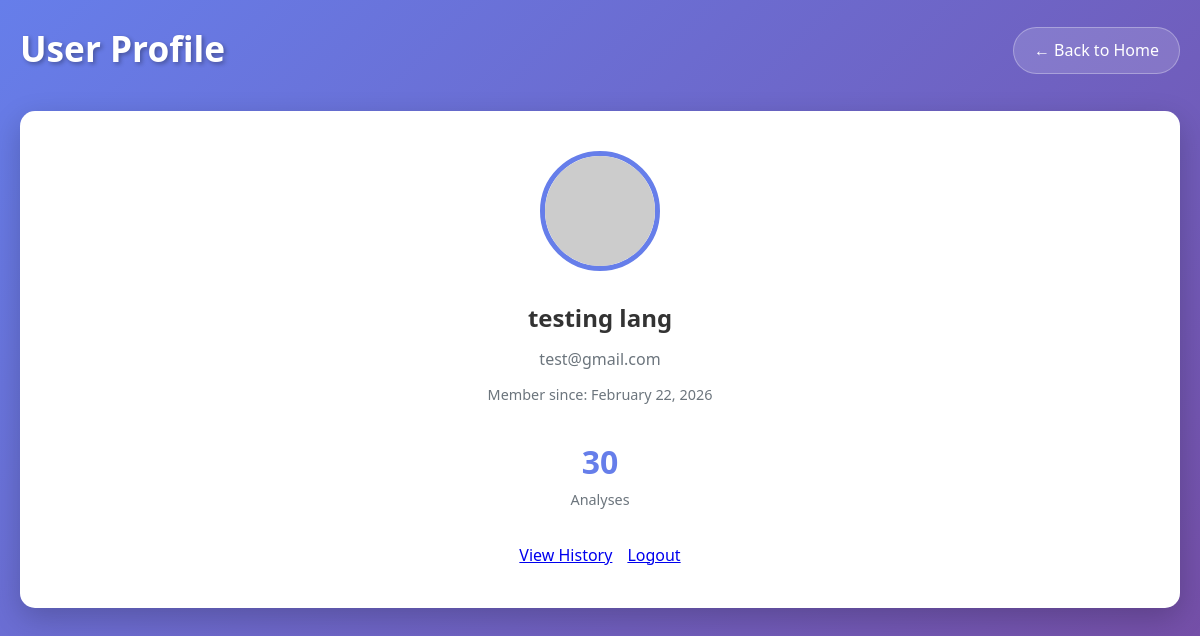
The page /profile (signed in) on the database its author committed.
### app.py (models this page shows, shortened)
class User(UserMixin, db.Model):
    id = db.Column(db.Integer, primary_key=True)
    google_id = db.Column(db.String(100), unique=True, nullable=True)
    email = db.Column(db.String(100), unique=True, nullable=False)
    username = db.Column(db.String(50), unique=True, nullable=True)
    password_hash = db.Column(db.String(200), nullable=True)
    name = db.Column(db.String(100))
    profile_pic = db.Column(db.String(200))
    auth_provider = db.Column(db.String(20), default='local')
    created_at = db.Column(db.DateTime, default=datetime.utcnow)
    last_login = db.Column(db.DateTime, default=datetime.utcnow)
    analyses = db.relationship('Analysis', backref='user', lazy=True, cascade='all, delete-orphan')

### app.py (the view)
@app.route('/profile')
@login_required
def profile():
    analyses = Analysis.query.filter_by(user_id=current_user.id).order_by(Analysis.created_at.desc()).all()
    return render_template('profile.html', user=current_user, analyses=analyses)

### app.py (called while the page is built)
@login_manager.user_loader
def load_user(user_id):
    return User.query.get(int(user_id))

### templates/profile.html (shortened to what this page needs)
<!DOCTYPE html>
<html lang="en">
<head>
    <link rel="stylesheet" href="{{ url_for('static', filename='style.css') }}">
</head>
<body>
    <div class="container">
        <header>
            <div class="header-top">
                <h1>User Profile</h1>
                <a href="{{ url_for('index') }}" class="back-btn">← Back to Home</a>
            </div>
        </header>
        <div class="profile-section">
            <div class="profile-card">
                <img src="{{ user.profile_pic }}" alt="Profile Picture" class="profile-pic-large">
                <h2>{{ user.name }}</h2>
                <p class="user-email">{{ user.email }}</p>
                <p class="member-since">Member since: {{ user.created_at.strftime('%B %d, %Y') }}</p>
                <div class="profile-stats">
                    <div class="stat">
                        <span class="stat-value">{{ analyses|length }}</span>
                        <span class="stat-label">Analyses</span>
                    </div>
                </div>
                <div class="profile-actions">
                    <a href="{{ url_for('history') }}" class="btn-primary">View History</a>
                    <a href="{{ url_for('logout') }}" class="btn-secondary">Logout</a>
                </div>
            </div>
        </div>
    </div>
</body>
</html>

### static/style.css (style rules this page uses)
* { margin: 0; padding: 0; box-sizing: border-box; }
body { font-family: 'Segoe UI', Tahoma, Geneva, Verdana, sans-serif; line-height: 1.6; color: #333; background: linear-gradient(135deg, #667eea 0%, #764ba2 100%); min-height: 100vh; }
.container { max-width: 1200px; margin: 0 auto; padding: 20px; }
header { text-align: center; margin-bottom: 30px; color: white; }
.header-top { display: flex; justify-content: space-between; align-items: center; margin-bottom: 15px; flex-wrap: wrap; }
header h1 { font-size: 2.2rem; margin-bottom: 5px; text-shadow: 2px 2px 4px rgba(0,0,0,0.3); }
.back-btn { display: inline-flex; align-items: center; gap: 8px; color: white; text-decoration: none; padding: 10px 20px; background: rgba(255, 255, 255, 0.15); border-radius: 25px; transition: all 0.3s ease; border: 1px solid rgba(255, 255, 255, 0.3); }
.profile-section { background: white; border-radius: 15px; padding: 40px; box-shadow: 0 10px 30px rgba(0,0,0,0.2); margin-top: 20px; }
.profile-card { text-align: center; max-width: 500px; margin: 0 auto; }
.profile-pic-large { width: 120px; height: 120px; border-radius: 50%; margin-bottom: 20px; border: 5px solid #667eea; }
.user-email { color: #6c757d; margin: 10px 0; }
.member-since { color: #6c757d; font-size: 0.9rem; margin-bottom: 20px; }
.profile-stats { display: flex; justify-content: center; margin: 30px 0; }
.stat { text-align: center; padding: 0 20px; }
.stat-value { display: block; font-size: 2rem; font-weight: 700; color: #667eea; }
.stat-label { color: #6c757d; font-size: 0.9rem; }
.profile-actions { display: flex; gap: 15px; justify-content: center; margin-top: 20px; }

### rows shown on the page
User: name "testing lang", email "test@gmail.com", created_at "February 22, 2026"

### other values the page prints
{{ analyses|length }} "30"
